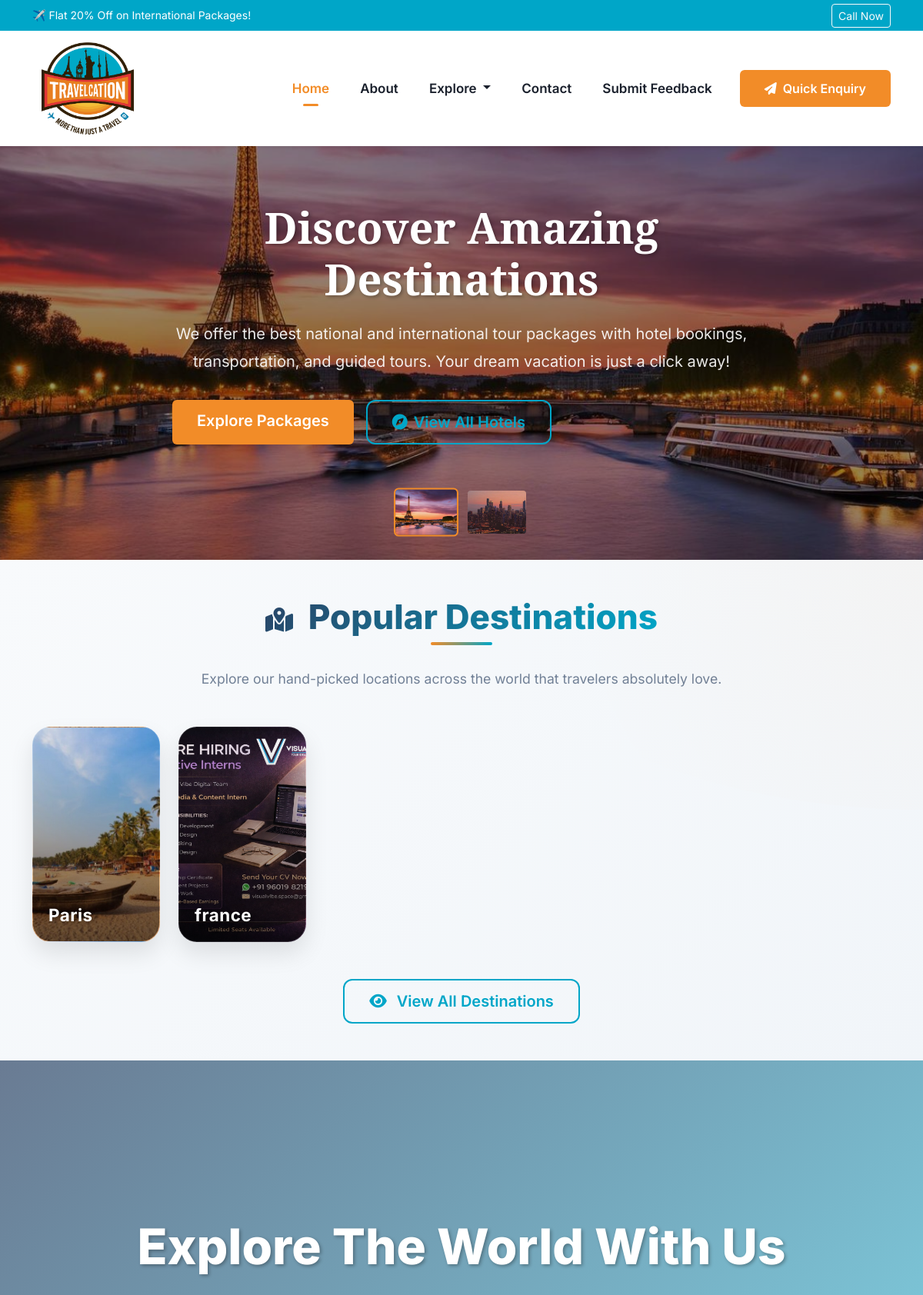
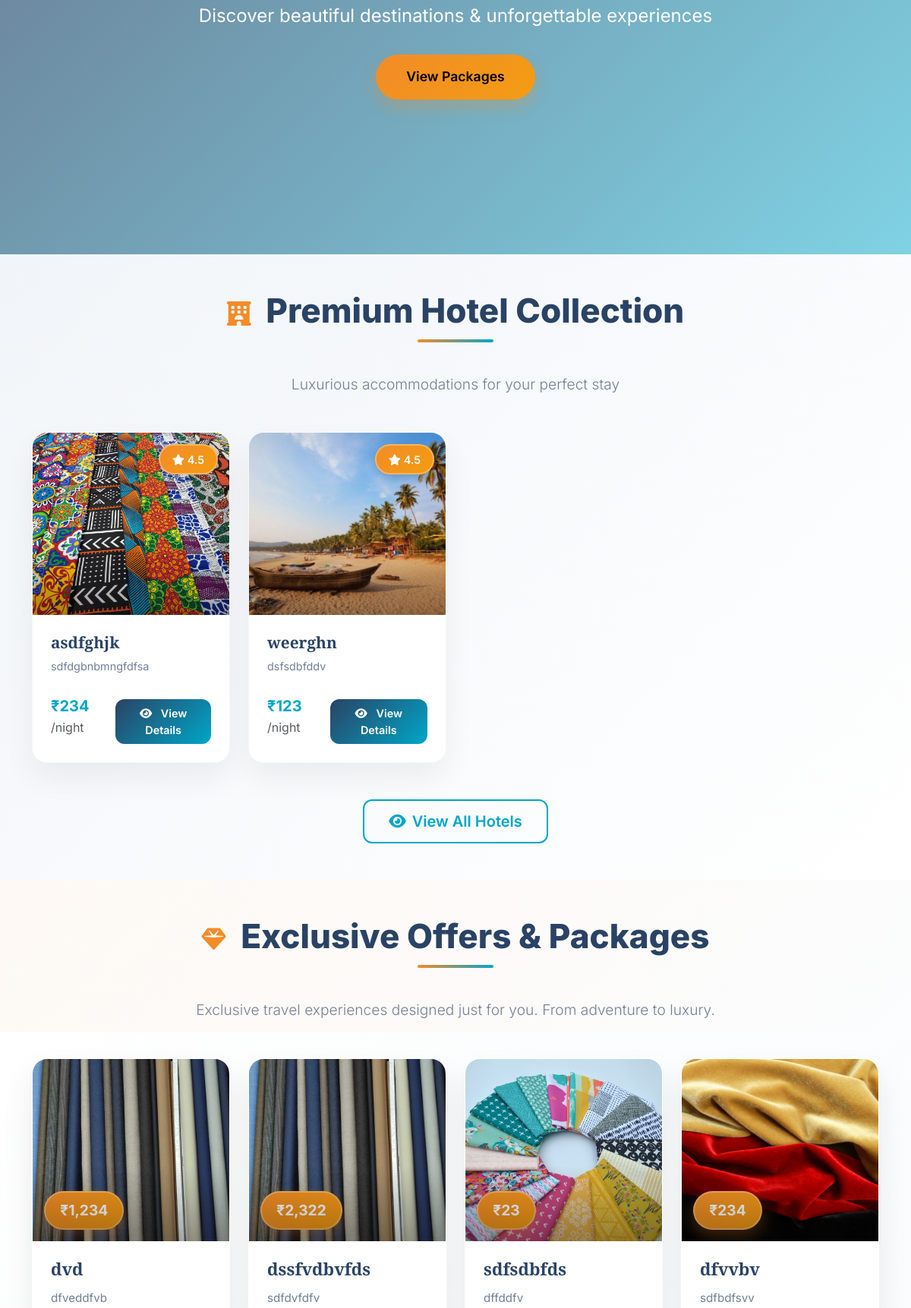
The app's page /home.php (upper part) with its own data (2 pictures, top to bottom).
### tables this page shows
CREATE TABLE `hero_carousel` (
  `id` int(11) NOT NULL,
  `image_url` varchar(500) NOT NULL,
  `thumbnail_url` varchar(500) NOT NULL,
  `alt_text` varchar(200) DEFAULT NULL,
  `title` varchar(200) DEFAULT NULL,
  `description` text DEFAULT NULL,
  `is_active` tinyint(1) DEFAULT 1,
  `display_order` int(11) DEFAULT 0,
  `created_at` timestamp NOT NULL DEFAULT current_timestamp(),
  `updated_at` timestamp NOT NULL DEFAULT current_timestamp() ON UPDATE current_timestamp()
);

CREATE TABLE `hero_content` (
  `id` int(11) NOT NULL,
  `main_title` varchar(300) NOT NULL,
  `main_description` text NOT NULL,
  `button_text` varchar(100) DEFAULT 'Explore Packages',
  `button_link` varchar(200) DEFAULT '#packages',
  `is_active` tinyint(1) DEFAULT 1,
  `created_at` timestamp NOT NULL DEFAULT current_timestamp(),
  `updated_at` timestamp NOT NULL DEFAULT current_timestamp() ON UPDATE current_timestamp()
);

CREATE TABLE `popular_destinations` (
  `id` int(11) NOT NULL,
  `title` varchar(100) NOT NULL,
  `slug` varchar(120) NOT NULL,
  `image` varchar(255) NOT NULL,
  `status` enum('Active','Inactive') DEFAULT 'Active',
  `display_order` int(11) DEFAULT 0,
  `created_at` timestamp NOT NULL DEFAULT current_timestamp()
);

CREATE TABLE `hotels` (
  `id` int(11) NOT NULL,
  `destination_id` int(11) NOT NULL,
  `hotel_name` varchar(255) DEFAULT NULL,
  `description` text DEFAULT NULL,
  `price_per_night` int(11) DEFAULT NULL,
  `image` varchar(255) DEFAULT NULL,
  `category` enum('Luxury','Beachfront','Mountain') DEFAULT NULL,
  `features` text DEFAULT NULL,
  `status` enum('Active','Inactive') DEFAULT 'Active',
  `created_at` timestamp NOT NULL DEFAULT current_timestamp()
);

CREATE TABLE `tour_packages` (
  `id` int(11) NOT NULL,
  `destination_id` int(11) NOT NULL,
  `title` varchar(255) NOT NULL,
  `description` text NOT NULL,
  `locations_covered` text DEFAULT NULL,
  `price` int(11) NOT NULL,
  `price_type` enum('fixed','starting_from') DEFAULT 'fixed',
  `min_people` int(11) DEFAULT 1,
  `image` varchar(255) NOT NULL,
  `package_type` enum('National','International') NOT NULL,
  `duration` varchar(50) NOT NULL,
  `days` int(11) DEFAULT NULL,
  `nights` int(11) DEFAULT NULL,
  `features` text DEFAULT NULL,
  `inclusions` text DEFAULT NULL,
  `status` tinyint(1) DEFAULT 1,
  `created_at` timestamp NOT NULL DEFAULT current_timestamp()
);

### home.php (the view, shortened to what this page needs)
<?php
  require_once __DIR__ . '/config/config.php';
  $packageStmt = $pdo->query("
      SELECT * FROM tour_packages
      WHERE status='Active'
      ORDER BY id DESC
      LIMIT 12
  ");
  $hotelStmt = $pdo->query("
      SELECT * FROM hotels
      ORDER BY id DESC
      LIMIT 12
  ");
  $hero_content = $pdo->query("SELECT * FROM hero_content WHERE is_active = 1 LIMIT 1")->fetch();
  $carousel_images = $pdo->query("SELECT * FROM hero_carousel WHERE is_active = 1 ORDER BY display_order, created_at ASC")->fetchAll();
  $hero_title = $hero_content['main_title'] ?? 'Discover Amazing Destinations';
  $hero_description = $hero_content['main_description'] ?? 'We offer the best national and international tour packages...';
  $hero_button_text = $hero_content['button_text'] ?? 'Explore Packages';
  $hero_button_link = $hero_content['button_link'] ?? '#packages';
  $destStmt = $pdo->prepare("
      SELECT title, image
      FROM popular_destinations
      WHERE status = 'Active'
      ORDER BY display_order ASC
  ");
  $destStmt->execute();
  $destinations = $destStmt->fetchAll(PDO::FETCH_ASSOC);
  ?>
  <!DOCTYPE html>
  <html lang="en">
  <head>
      <link href="https://cdn.jsdelivr.net/npm/bootstrap@5.3.0-alpha1/dist/css/bootstrap.min.css" rel="stylesheet">
      <link rel="stylesheet" href="https://cdn.jsdelivr.net/npm/swiper@10/swiper-bundle.min.css">
<link rel="stylesheet" href="https://cdnjs.cloudflare.com/ajax/libs/OwlCarousel2/2.3.4/assets/owl.carousel.min.css">
<link rel="stylesheet" href="https://cdnjs.cloudflare.com/ajax/libs/OwlCarousel2/2.3.4/assets/owl.theme.default.min.css">
      <link rel="stylesheet" href="https://cdnjs.cloudflare.com/ajax/libs/font-awesome/6.4.0/css/all.min.css">
  </head>
  <body>
  <div class="top-cta" id="topCta">
      <div class="container d-flex justify-content-between align-items-center">
          <span>
              ✈️ Flat 20% Off on International Packages!
          </span>
          <a href="tel:+919033186905" class="btn btn-sm btn-outline-light">
              Call Now
          </a>
      </div>
  </div>
      <nav class="navbar navbar-expand-lg navbar-light fixed-top">
          <div class="container">
              <a class="navbar-brand" href="index.php">
                  <img src="uploads/lg-tra (1).png" alt="ExploreWorld Travel" class="img-fluid" style="width: 120px; height: 120px;">
              </a>
              <div class="collapse navbar-collapse" id="navbarNav">
                  <ul class="navbar-nav ms-auto">
                      <li class="nav-item">
                          <a class="nav-link active" href="#home">Home</a>
                      </li>
                      <li class="nav-item">
                          <a class="nav-link" href="aboutus.php">About</a>
                      </li>
                      <li class="nav-item dropdown">
                        <a class="nav-link dropdown-toggle" href="#" id="navbarDropdownMenuLink123" data-toggle="dropdown" aria-haspopup="true" aria-expanded="false">
                        Explore
                        </a>
                    </li>
                      <li class="nav-item">
                          <a class="nav-link" href="#contact-section">Contact</a>
                      </li>
                      <li class="nav-item">
                        <a class="nav-link" href="submit_feedback.php">Submit Feedback</a>
                    </li>
                  </ul>
                  <button class="btn btn-primary ms-lg-3 mt-3 mt-lg-0" data-bs-toggle="modal" data-bs-target="#enquiryModal">
                      <i class="fas fa-paper-plane me-2"></i>Quick Enquiry
                  </button>
              </div>
          </div>
      </nav>
      <section class="hero-section" id="home">
          <div class="hero-background">
              <?php if(count($carousel_images) > 0): ?>
                  <?php foreach($carousel_images as $index => $image): ?>
                      <div class="bg-slide <?= $index === 0 ? 'active' : '' ?>"
                          style="background-image: url('<?= $image['image_url'] ?>');"></div>
                  <?php endforeach; ?>
              <?php else: ?>
                  <div class="bg-slide active" style="background: linear-gradient(135deg, var(--primary-color) 0%, var(--dark-color) 100%);"></div>
              <?php endif; ?>
          </div>
          <div class="hero-overlay"></div>
          <div class="container">
              <div class="hero-content fade-in">
                  <h1 class="hero-title"><?= htmlspecialchars($hero_title) ?></h1>
                  <p class="hero-description"><?= htmlspecialchars($hero_description) ?></p>
                  <div class="d-flex flex-column flex-md-row gap-3">
                      <a href="<?= htmlspecialchars($hero_button_link) ?>" class="btn btn-primary btn-lg">
                          <?= htmlspecialchars($hero_button_text) ?>
                      </a>
                      <a href="#hotels" class="btn btn-outline btn-lg">
                          <i class="fas fa-compass me-2"></i>View All Hotels
                      </a>
                  </div>
              </div>
          </div>
          <?php if(count($carousel_images) > 0): ?>
              <div class="carousel-thumbnails">
                  <?php foreach($carousel_images as $index => $image): ?>
                      <div class="thumbnail <?= $index === 0 ? 'active' : '' ?>" data-slide="<?= $index ?>">
                          <img src="<?= $image['thumbnail_url'] ?>" alt="<?= htmlspecialchars($image['alt_text']) ?>">
                      </div>
                  <?php endforeach; ?>
              </div>
          <?php endif; ?>
      </section>
  <section class="py-5 popular-destinations">
    <div class="container">
      <div class="text-center mb-5">
        <h2 class="section-title"><i class="fas fa-map-marked-alt"></i> Popular Destinations</h2>
        <p class="section-subtitle">
          Explore our hand-picked locations across the world that travelers absolutely love.
        </p>
      </div>
      <div class="destinationsSwiper">
        <div class="swiper-wrapper">
          <?php foreach ($destinations as $d):
            $citySlug = strtolower(trim($d['title']));
          ?>
            <div class="swiper-slide">
              <a href="destination.php?slug=<?= urlencode($citySlug) ?>" class="destination-card">
                <div
                  class="destination-img"
                  style="background-image:url('uploads/<?= htmlspecialchars($d['image']) ?>');">
                  <div class="destination-overlay">
                    <h5><?= htmlspecialchars($d['title']) ?></h5>
                  </div>
                </div>
              </a>
            </div>
          <?php endforeach; ?>
        </div>
      </div>
 <div class="text-center mt-5">
        <a href="alldestinations.php" class="btn btn-outline btn-lg">
          <i class="fas fa-eye me-2"></i> View All Destinations
        </a>
      </div>
    </div>
  </section>
  <section class="video-section">
      <video autoplay muted loop playsinline class="bg-video">
          <source src="uploads/329674_small.mp4" type="video/mp4">
      </video>
      <div class="video-overlay">
          <h2>Explore The World With Us</h2>
          <p>Discover beautiful destinations & unforgettable experiences</p>
          <a href="#packages" class="btn btn-warning">View Packages</a>
      </div>
  </section>
      <section class="py-5" id="hotels">
    <div class="container">
      <div class="text-center mb-5">
        <h2 class="section-title" id="photels"><i class="fas fa-hotel"></i> Premium Hotel Collection</h2>
        <p class="lead">Luxurious accommodations for your perfect stay</p>
      </div>
      <div class="swiper hotelsSwiper">
        <div class="swiper-wrapper">
          <?php while ($h = $hotelStmt->fetch(PDO::FETCH_ASSOC)): ?>
            <div class="swiper-slide">
              <div class="hotel-card h-100">
                <div class="card-img-container">
                  <img src="uploads/<?= htmlspecialchars($h['image']) ?>"
                      alt="<?= htmlspecialchars($h['hotel_name']) ?>"
                      class="img-fluid">
                  <div class="hotel-rating">
                    <i class="fas fa-star"></i> <?= $h['rating'] ?? '4.5' ?>
                  </div>
                </div>
                <div class="card-body">
                  <h3 class="card-title"><?= htmlspecialchars($h['hotel_name']) ?></h3>
                  <p class="card-text"><?= htmlspecialchars($h['description']) ?></p>
                  <div class="d-flex justify-content-between align-items-center mt-3">
                    <div>
                      <span class="fw-bold fs-5" style="color:#00A6C8;">
                        ₹<?= number_format($h['price_per_night']) ?>
                      </span>
                      <span class="text-muted">/night</span>
                    </div>
                    <div class="d-grid mt-3">
    <a
      href="hotel_details.php?id=<?= $h['id'] ?>"
      class="btn btn-primary">
      <i class="fas fa-eye me-2"></i> View Details
    </a>
  </div>
                  </div>
                </div>
              </div>
            </div>
          <?php endwhile; ?>
        </div>
      </div>
      <div class="text-center mt-5">
        <a href="hotels.php" class="btn btn-outline btn-lg">
          <i class="fas fa-eye me-2"></i>View All Hotels
        </a>
      </div>
    </div>
  </section>
  <section class="py-5" id="packages">
    <div class="container">
      <div class="text-center mb-5">
        <h2 class="section-title"><i class="fas fa-gem"></i> Exclusive Offers & Packages</h2>
        <p class="lead">
          Exclusive travel experiences designed just for you. From adventure to luxury.
        </p>
      </div>
      <div class="packagesSwiper">
        <div class="swiper-wrapper">
          <?php while ($pkg = $packageStmt->fetch(PDO::FETCH_ASSOC)):
          ?>
            <div class="swiper-slide">
              <div class="package-card h-100">
                <div class="card-img-container">
                  <img
                    src="uploads/<?= htmlspecialchars($pkg['image']) ?>"
                    alt="<?= htmlspecialchars($pkg['title']) ?>"
                    class="img-fluid"
                  >
                  <div class="package-price">₹<?= number_format($pkg['price']) ?></div>
                </div>
                <div class="card-body">
                  <h3 class="card-title"><?= htmlspecialchars($pkg['title']) ?></h3>
                  <p class="card-text"><?= htmlspecialchars($pkg['description']) ?></p>
                </div>
              </div>
            </div>
          <?php endwhile; ?>
        </div>
      </div>
    </div>
  </section>
  </body>
  </html>

### records on screen
hero_carousel: image_url (picture), thumbnail_url (picture)
hero_content: main_title "Discover Amazing Destinations", main_description "We offer the best national and international tour packages with hotel bookings, transportation, and guided tours. Your dream vacation is just a click away!", button_text "Explore Packages"
hero_carousel: thumbnail_url (picture)
popular_destinations: image (picture), title "Paris"
popular_destinations: title "france"
hotels: image (picture), rating "4.5", hotel_name "asdfghjk", description "sdfdgbnbmngfdfsa", price_per_night "234"
hotels: image (picture), rating "4.5", hotel_name "weerghn", description "dsfsdbfddv", price_per_night "123"
tour_packages: image (picture), price "1,234", title "dvd", description "dfveddfvb"
tour_packages: image (picture), price "2,322", title "dssfvdbvfds", description "sdfdvfdfv"
tour_packages: image (picture), price "23", title "sdfsdbfds", description "dffddfv"
tour_packages: image (picture), price "234", title "dfvvbv", description "sdfbdfsvv"
